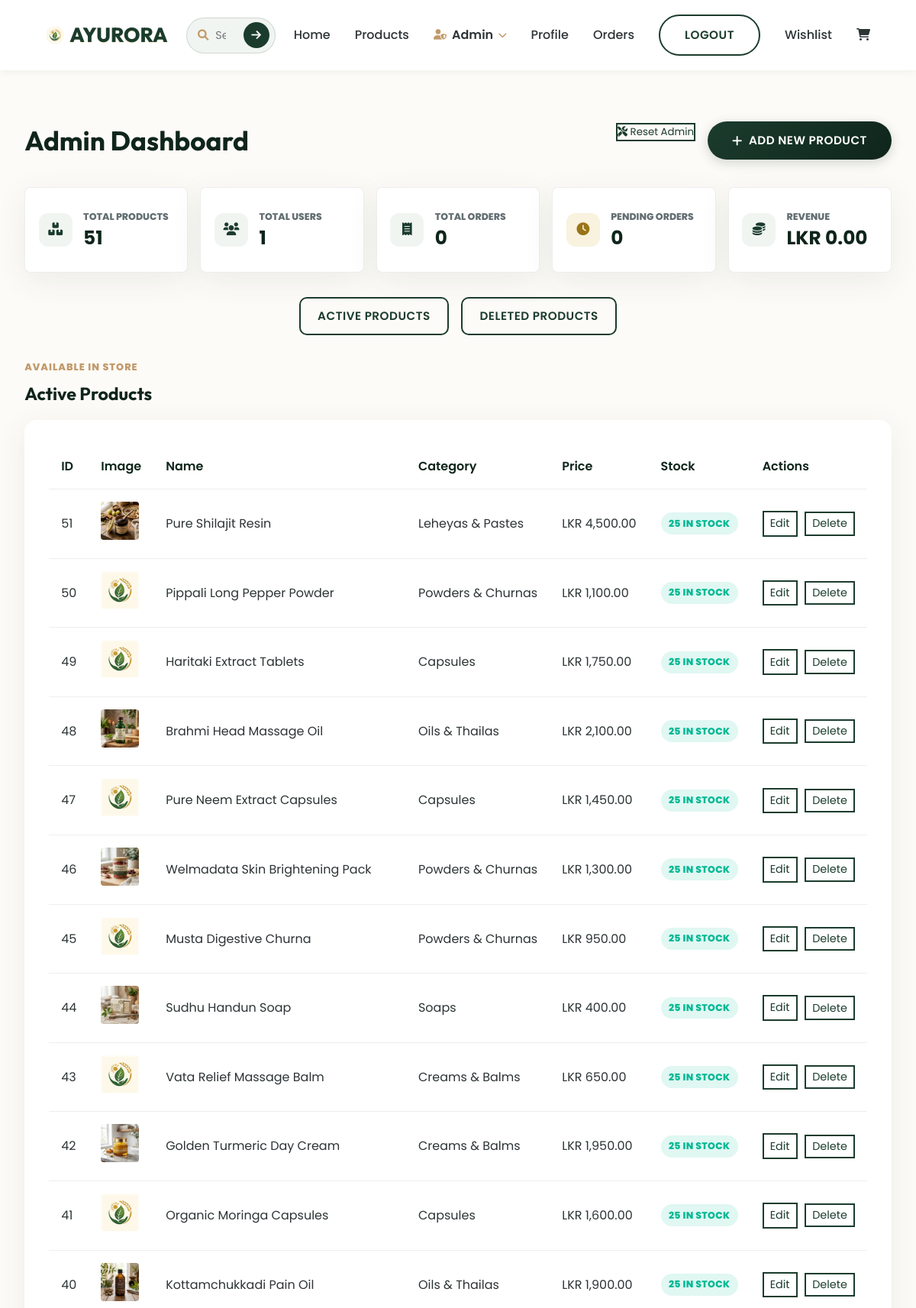
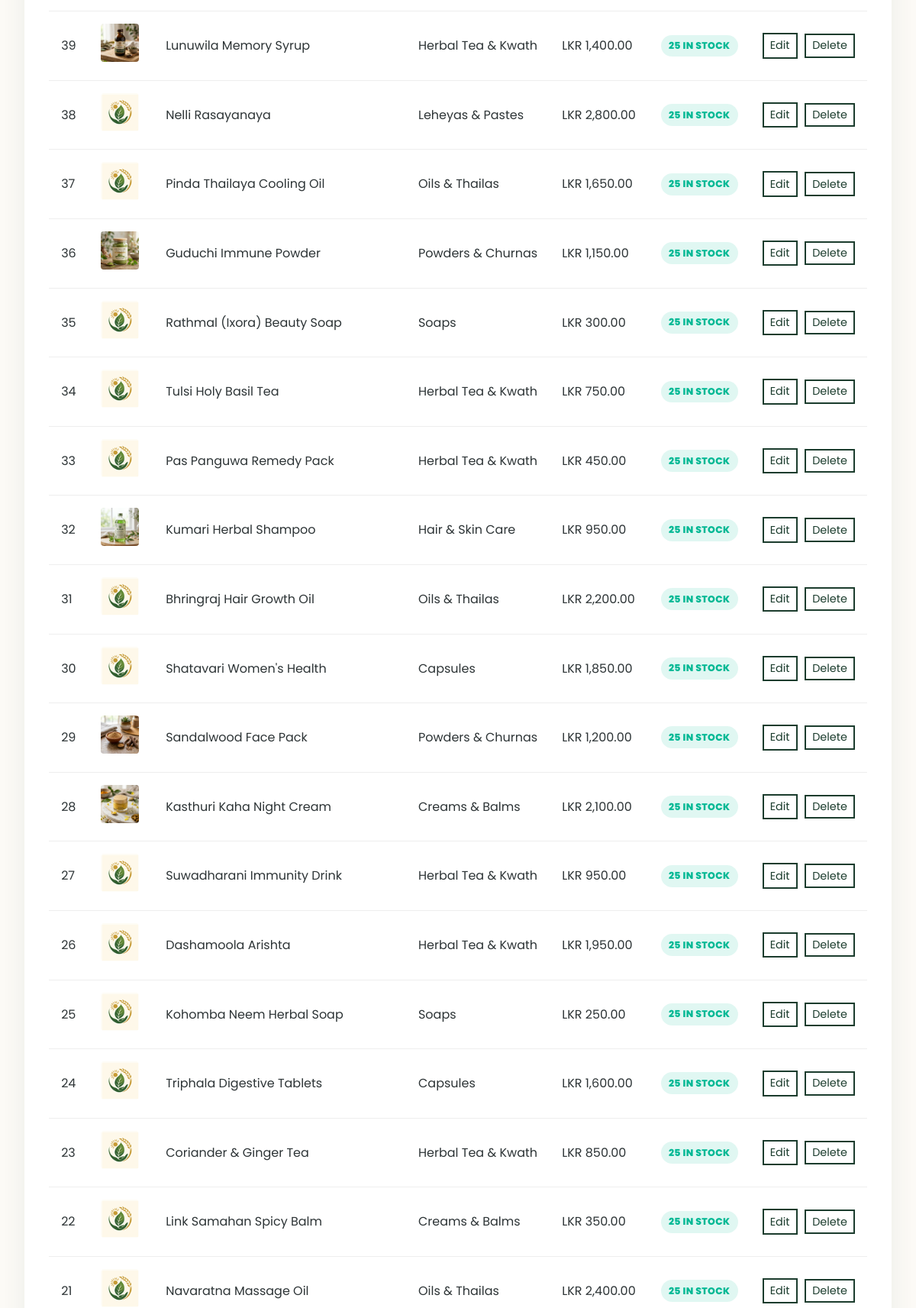
/admin.php (signed in, upper part), run on the app's committed database (2 pictures, top to bottom).
### tables this page shows
CREATE TABLE IF NOT EXISTS products (
    id INT AUTO_INCREMENT PRIMARY KEY,
    name VARCHAR(255) NOT NULL,
    category VARCHAR(100) NOT NULL,
    description TEXT,
    price DECIMAL(10, 2) NOT NULL,
    stock_quantity INT NOT NULL DEFAULT 25,
    image VARCHAR(255),
    is_deleted TINYINT(1) DEFAULT 0,
    created_at TIMESTAMP DEFAULT CURRENT_TIMESTAMP
);

### includes/db.php (called while the page is built, shortened)
<?php
function product_image_path($filename) {
    $filename = basename((string) $filename);
    $path = __DIR__ . '/../uploads/' . $filename;
    if ($filename !== '' && is_file($path)) {
        return 'uploads/' . rawurlencode($filename);
    }
    return 'assets/images/ayurora-logo-small.png';
}
?>

### admin.php (the view, shortened to what this page needs)
<?php
include 'includes/db.php';
function product_stock_badge($stock_quantity) {
    $stock_quantity = (int) $stock_quantity;
    $class = $stock_quantity > 0 ? 'in-stock' : 'out-stock';
    $label = $stock_quantity > 0 ? $stock_quantity . ' in stock' : 'Out of stock';
    return "<span class='stock-badge $class'>$label</span>";
}
function render_product_row($row, $is_deleted = false) {
    echo "<tr>";
    echo "<td>" . (int) $row['id'] . "</td>";
    echo "<td><img src='" . htmlspecialchars(product_image_path($row['image'])) . "' width='50' style='border-radius: 4px;'></td>";
    echo "<td>" . htmlspecialchars($row['name']) . "</td>";
    echo "<td>" . htmlspecialchars($row['category']) . "</td>";
    echo "<td>LKR " . number_format((float) $row['price'], 2) . "</td>";
    echo "<td>" . product_stock_badge($row['stock_quantity']) . "</td>";
    echo "<td>";
    echo "<div class='admin-actions'>";
    if ($is_deleted) {
        echo "<form method='POST' action='admin.php#deleted-products' onsubmit='return confirm(\"Restore this product?\")'>";
        echo ayurora_csrf_field();
        echo "<input type='hidden' name='product_id' value='" . (int) $row['id'] . "'>";
        echo "<button type='submit' name='restore_product' class='btn-outline' style='border-color: var(--success); color: var(--success); padding: 0.2rem 0.5rem; font-size: 0.9rem;'>Restore</button>";
        echo "</form>";
    } else {
        echo "<a href='edit_product.php?id=" . (int) $row['id'] . "' class='btn-outline' style='padding: 0.2rem 0.5rem; font-size: 0.9rem;'>Edit</a>";
        echo "<form method='POST' action='admin.php' onsubmit='return confirm(\"Move this product to deleted products?\")'>";
        echo "<button type='submit' name='delete_product' class='btn-outline' style='border-color: var(--danger); color: var(--danger); padding: 0.2rem 0.5rem; font-size: 0.9rem;'>Delete</button>";
        echo "</form>";
    }
    echo "</div>";
    echo "</td>";
    echo "</tr>";
}
$summary = [
    'total_products' => 0,
    'total_users' => 0,
    'total_orders' => 0,
    'pending_orders' => 0,
    'revenue' => 0,
];
$summary_result = $conn->query("SELECT COUNT(*) AS total_products FROM products WHERE is_deleted = 0");
if ($summary_result) {
    $summary['total_products'] = (int) $summary_result->fetch_assoc()['total_products'];
}
$summary_result = $conn->query("SELECT COUNT(*) AS total_users FROM users");
if ($summary_result) {
    $summary['total_users'] = (int) $summary_result->fetch_assoc()['total_users'];
}
$summary_result = $conn->query("SELECT COUNT(*) AS total_orders FROM orders");
if ($summary_result) {
    $summary['total_orders'] = (int) $summary_result->fetch_assoc()['total_orders'];
}
$summary_result = $conn->query("SELECT COUNT(*) AS pending_orders FROM orders WHERE status = 'pending'");
if ($summary_result) {
    $summary['pending_orders'] = (int) $summary_result->fetch_assoc()['pending_orders'];
}
$summary_result = $conn->query("SELECT COALESCE(SUM(total_price), 0) AS revenue FROM orders WHERE status = 'completed'");
if ($summary_result) {
    $summary['revenue'] = (float) $summary_result->fetch_assoc()['revenue'];
}
include 'includes/header.php';
?>
<div class="container">
    <div style="display: flex; justify-content: space-between; align-items: center; margin-bottom: 2rem;">
        <h2 class="section-title" style="margin-bottom: 0;">Admin Dashboard</h2>
        <div style="display: flex; gap: 1rem;">
            <form method="POST" action="" onsubmit="return confirm('Reset Admin Credentials to Default? (admin@ayurora.com / admin123)');">
                <button type="submit" name="reset_admin" class="btn-outline" style="border-color: #f39c12; color: #f39c12;"><i class="fas fa-tools"></i> Reset Admin</button>
            </form>
            <a href="add_product.php" class="btn btn-primary"><i class="fas fa-plus"></i> Add New Product</a>
        </div>
    </div>
    <div class="admin-summary-grid">
        <a href="#active-products" class="admin-summary-card">
            <span class="admin-summary-icon"><i class="fas fa-boxes-stacked"></i></span>
            <div>
                <span>Total Products</span>
                <strong><?php echo number_format($summary['total_products']); ?></strong>
            </div>
        </a>
        <a href="admin_users.php" class="admin-summary-card">
            <span class="admin-summary-icon"><i class="fas fa-users"></i></span>
            <div>
                <span>Total Users</span>
                <strong><?php echo number_format($summary['total_users']); ?></strong>
            </div>
        </a>
        <a href="admin_orders.php" class="admin-summary-card">
            <span class="admin-summary-icon"><i class="fas fa-receipt"></i></span>
            <div>
                <span>Total Orders</span>
                <strong><?php echo number_format($summary['total_orders']); ?></strong>
            </div>
        </a>
        <a href="admin_orders.php" class="admin-summary-card">
            <span class="admin-summary-icon admin-summary-warning"><i class="fas fa-clock"></i></span>
            <div>
                <span>Pending Orders</span>
                <strong><?php echo number_format($summary['pending_orders']); ?></strong>
            </div>
        </a>
        <a href="admin_orders.php" class="admin-summary-card admin-summary-revenue">
            <span class="admin-summary-icon"><i class="fas fa-coins"></i></span>
            <div>
                <span>Revenue</span>
                <strong>LKR <?php echo number_format($summary['revenue'], 2); ?></strong>
            </div>
        </a>
    </div>
    <div class="admin-product-tabs">
        <a href="#active-products" class="btn btn-outline">Active Products</a>
        <a href="#deleted-products" class="btn btn-outline">Deleted Products</a>
    </div>
    <div id="active-products" class="admin-table-section">
        <div class="admin-section-heading">
            <div>
                <span class="eyebrow">Available in store</span>
                <h3>Active Products</h3>
            </div>
        </div>
    <div class="table-container">
        <table>
            <thead>
                <tr>
                    <th>ID</th>
                    <th>Image</th>
                    <th>Name</th>
                    <th>Category</th>
                    <th>Price</th>
                    <th>Stock</th>
                    <th>Actions</th>
                </tr>
            </thead>
            <tbody>
                <?php
                $sql = "SELECT * FROM products WHERE is_deleted = 0 ORDER BY id DESC";
                $result = $conn->query($sql);
                if ($result->num_rows > 0) {
                    while($row = $result->fetch_assoc()) {
                        render_product_row($row, false);
                    }
                } else {
                    echo "<tr><td colspan='7' style='text-align:center;'>No products found.</td></tr>";
                }
                ?>
            </tbody>
        </table>
    </div>
    </div>
</div>
<?php include 'includes/footer.php'; ?>

### data on the page
products: id "51", image (picture), name "Pure Shilajit Resin", category "Leheyas & Pastes", price "4,500.00", stock_quantity "25 IN STOCK"
products: id "50", name "Pippali Long Pepper Powder", category "Powders & Churnas", price "1,100.00", stock_quantity "25 IN STOCK"
products: id "49", name "Haritaki Extract Tablets", category "Capsules", price "1,750.00", stock_quantity "25 IN STOCK"
products: id "48", image (picture), name "Brahmi Head Massage Oil", category "Oils & Thailas", price "2,100.00", stock_quantity "25 IN STOCK"
products: id "47", name "Pure Neem Extract Capsules", category "Capsules", price "1,450.00", stock_quantity "25 IN STOCK"
products: id "46", image (picture), name "Welmadata Skin Brightening Pack", category "Powders & Churnas", price "1,300.00", stock_quantity "25 IN STOCK"
products: id "45", name "Musta Digestive Churna", category "Powders & Churnas", price "950.00", stock_quantity "25 IN STOCK"
products: id "44", image (picture), name "Sudhu Handun Soap", category "Soaps", price "400.00", stock_quantity "25 IN STOCK"
products: id "43", name "Vata Relief Massage Balm", category "Creams & Balms", price "650.00", stock_quantity "25 IN STOCK"
products: id "42", image (picture), name "Golden Turmeric Day Cream", category "Creams & Balms", price "1,950.00", stock_quantity "25 IN STOCK"
products: id "41", name "Organic Moringa Capsules", category "Capsules", price "1,600.00", stock_quantity "25 IN STOCK"
products: id "40", image (picture), name "Kottamchukkadi Pain Oil", category "Oils & Thailas", price "1,900.00", stock_quantity "25 IN STOCK"
products: id "39", image (picture), name "Lunuwila Memory Syrup", category "Herbal Tea & Kwath", price "1,400.00", stock_quantity "25 IN STOCK"
products: id "38", name "Nelli Rasayanaya", category "Leheyas & Pastes", price "2,800.00", stock_quantity "25 IN STOCK"
products: id "37", name "Pinda Thailaya Cooling Oil", category "Oils & Thailas", price "1,650.00", stock_quantity "25 IN STOCK"
products: id "36", image (picture), name "Guduchi Immune Powder", category "Powders & Churnas", price "1,150.00", stock_quantity "25 IN STOCK"
products: id "35", name "Rathmal (Ixora) Beauty Soap", category "Soaps", price "300.00", stock_quantity "25 IN STOCK"
products: id "34", name "Tulsi Holy Basil Tea", category "Herbal Tea & Kwath", price "750.00", stock_quantity "25 IN STOCK"
products: id "33", name "Pas Panguwa Remedy Pack", category "Herbal Tea & Kwath", price "450.00", stock_quantity "25 IN STOCK"
products: id "32", image (picture), name "Kumari Herbal Shampoo", category "Hair & Skin Care", price "950.00", stock_quantity "25 IN STOCK"
products: id "31", name "Bhringraj Hair Growth Oil", category "Oils & Thailas", price "2,200.00", stock_quantity "25 IN STOCK"
products: id "30", name "Shatavari Women's Health", category "Capsules", price "1,850.00", stock_quantity "25 IN STOCK"
products: id "29", image (picture), name "Sandalwood Face Pack", category "Powders & Churnas", price "1,200.00", stock_quantity "25 IN STOCK"
products: id "28", image (picture), name "Kasthuri Kaha Night Cream", category "Creams & Balms", price "2,100.00", stock_quantity "25 IN STOCK"
products: id "27", name "Suwadharani Immunity Drink", category "Herbal Tea & Kwath", price "950.00", stock_quantity "25 IN STOCK"
products: id "26", name "Dashamoola Arishta", category "Herbal Tea & Kwath", price "1,950.00", stock_quantity "25 IN STOCK"
products: id "25", name "Kohomba Neem Herbal Soap", category "Soaps", price "250.00", stock_quantity "25 IN STOCK"
products: id "24", name "Triphala Digestive Tablets", category "Capsules", price "1,600.00", stock_quantity "25 IN STOCK"
products: id "23", name "Coriander & Ginger Tea", category "Herbal Tea & Kwath", price "850.00", stock_quantity "25 IN STOCK"
products: id "22", name "Link Samahan Spicy Balm", category "Creams & Balms", price "350.00", stock_quantity "25 IN STOCK"
products: id "21", name "Navaratna Massage Oil", category "Oils & Thailas", price "2,400.00", stock_quantity "25 IN STOCK"

### other printed values
$summary['total_products'] "51"
$summary['total_users'] "1"
$summary['total_orders'] "0"
$summary['pending_orders'] "0"
$summary['revenue'] "0.00"
